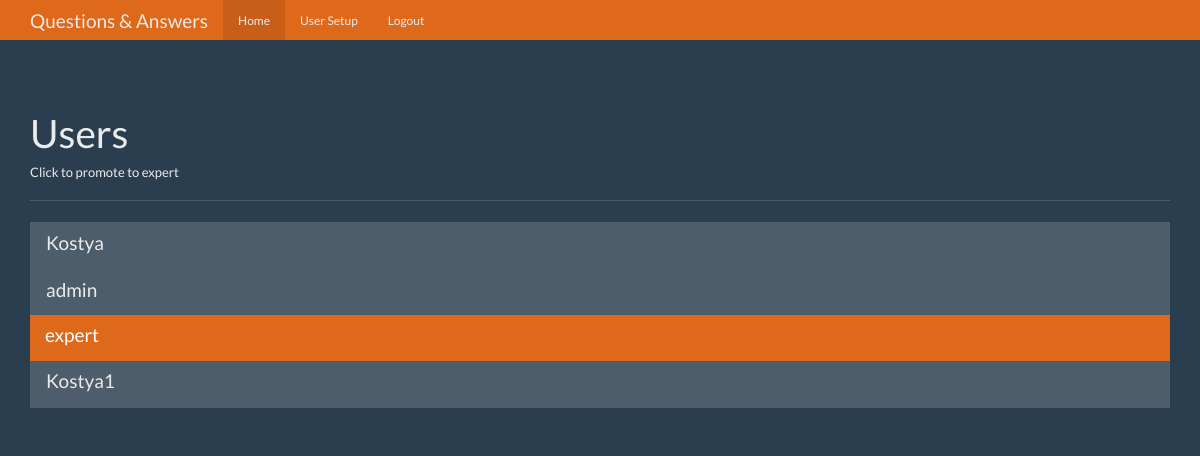
Page /users (signed in) on the committed database.
### tables this page shows
CREATE TABLE users (
    id integer primary key autoincrement,
    name text not null,
    password text not null,
    expert boolean not null,
    admin boolean not null
);

### app.py (the view)
@app.route("/users")
def users():
    user = get_current_user()
    if not user:
        return redirect(url_for("login"))
    if user["admin"] == 0:
        return redirect(url_for("index"))
    db = get_db()
    users_cur = db.execute("select id, name, admin, expert from users")
    users_result = users_cur.fetchall()
    return render_template(
        "users.html",
        user=user,
        users=users_result)

### app.py (called while the page is built)
def get_current_user():
    user_result = None
    if "user" in session:
        user = session["user"]
        db = get_db()
        user_cur = db.execute(
            "select id, name, password, expert, admin "
            "from users where name =?", [user]
        )
        user_result = user_cur.fetchone()
    return user_result

### database.py (called while the page is built)
def connect_db():
    sql = sqlite3.connect("questions_answer.db")
    sql.row_factory = sqlite3.Row
    return sql

def get_db():
    if not hasattr(g, "sqlite_db"):
        g.sqlite_db = connect_db()
    return g.sqlite_db

### templates/users.html (shortened to what this page needs)
{% extends "base.html" %}
{% from "show_links.html" import show_links %}
{% block nav %}{{ show_links(user) }} {% endblock %}
{% block body %}
  <div class="page-header">
    <h1>Users</h1>
    <h6>Click to promote to expert</h6>
  </div>
  <div class="row">
    <div class="col-lg-12">
      <div class="list-group">
        {% for user in users %}
          <a href="{{ url_for("promote", user_id=user["id"]) }}" class="list-group-item {% if user["expert"] == 1 %} active {% endif %}">
            <h4 class="list-group-item-heading">{{ user["name"] }}</h4>
          </a>
        {% endfor %}
      </div>
    </div>
  </div>
{% endblock %}

### static/theme.css (style rules this page uses)
body { padding-top: 70px; padding-bottom: 30px; }

### rows in the picture
users: name "Kostya"
users: name "admin"
users: name "expert"
users: name "Kostya1"
